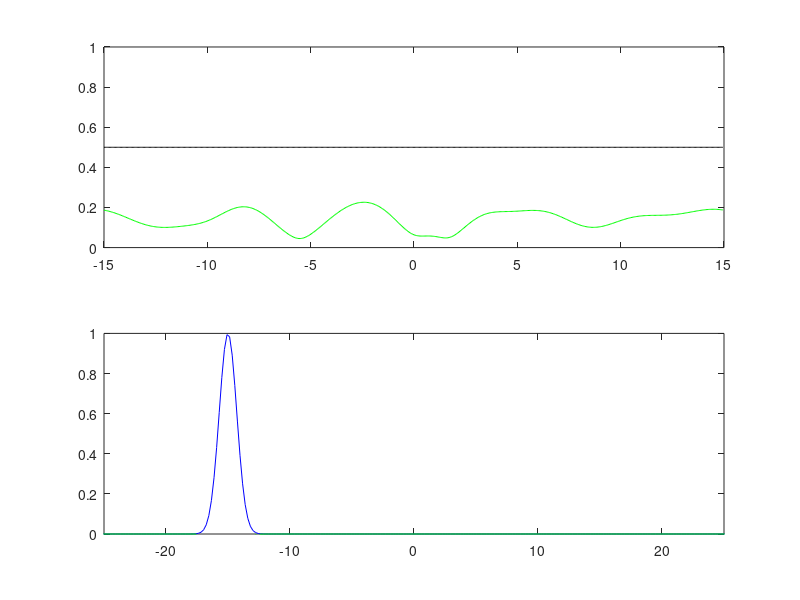

This figure's MATLAB source:
clear all; close all; clc;

T=30;
n=512;

t2 = linspace(-T/2,T/2,n+1);
t = t2(1:n);
k = (2*pi/T)*[0:n/2-1 -n/2:-1];
ks = fftshift(k);

u=sech(t);
noise = 20;
ut = fft(u);
utn = ut+noise*(randn(1,n)+i*randn(1,n));
un = ifft(utn);

filter = exp(-(k+15).^2);
utnf = filter.*utn;

unf=ifft(utnf);

%subplot(2,1,1), plot(t,u,'k', t,abs(un),'m')
%subplot(2,1,2), plot(ks, abs(fftshift(ut))/max(fftshift(ut)),'k', ks, abs(fftshift(utn))/max(fftshift(utn)),'m')
%axis([-25 25 0 1])

%break
subplot(2,1,1), plot(t,abs(unf),'g', t,0*t+0.5,'k')
axis([-15 15 0 1])
subplot(2,1,2), plot(ks, abs(fftshift(utn))/max(fftshift(utn)),'m', ks, fftshift(filter),'b', ks, abs(fftshift(utnf))/max(fftshift(utnf)),'g')
axis([-25 25 0 1])
